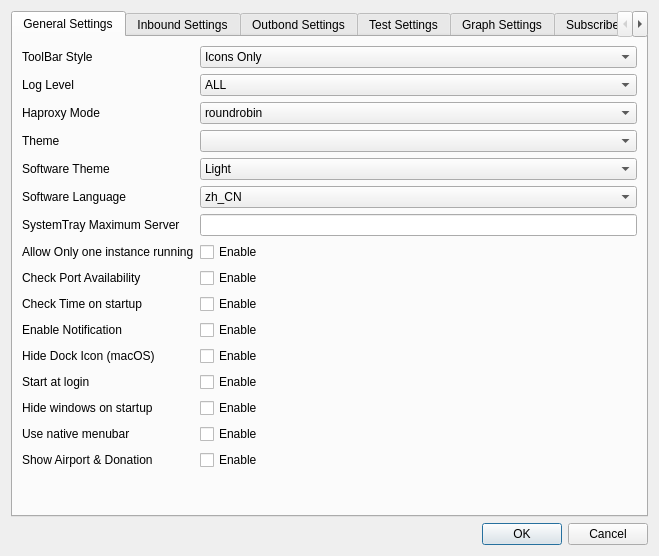
<?xml version="1.0" encoding="UTF-8"?>
<ui version="4.0">
 <class>SettingsDialog</class>
 <widget class="QDialog" name="SettingsDialog">
  <property name="geometry">
   <rect>
    <x>0</x>
    <y>0</y>
    <width>659</width>
    <height>556</height>
   </rect>
  </property>
  <property name="minimumSize">
   <size>
    <width>634</width>
    <height>532</height>
   </size>
  </property>
  <property name="windowTitle">
   <string>Settings</string>
  </property>
  <property name="modal">
   <bool>true</bool>
  </property>
  <layout class="QGridLayout" name="gridLayout">
   <item row="0" column="0">
    <widget class="QTabWidget" name="tabWidget">
     <property name="sizePolicy">
      <sizepolicy hsizetype="Expanding" vsizetype="Expanding">
       <horstretch>0</horstretch>
       <verstretch>0</verstretch>
      </sizepolicy>
     </property>
     <property name="currentIndex">
      <number>0</number>
     </property>
     <widget class="QWidget" name="tab">
      <attribute name="title">
       <string>General Settings</string>
      </attribute>
      <layout class="QGridLayout" name="gridLayout_2">
       <item row="0" column="0">
        <layout class="QFormLayout" name="formLayout">
         <property name="fieldGrowthPolicy">
          <enum>QFormLayout::AllNonFixedFieldsGrow</enum>
         </property>
         <item row="0" column="0">
          <widget class="QLabel" name="toolBarStyleLabel">
           <property name="text">
            <string>ToolBar Style</string>
           </property>
          </widget>
         </item>
         <item row="0" column="1">
          <widget class="QComboBox" name="toolbarStyleComboBox">
           <property name="sizePolicy">
            <sizepolicy hsizetype="Expanding" vsizetype="Fixed">
             <horstretch>0</horstretch>
             <verstretch>0</verstretch>
            </sizepolicy>
           </property>
           <item>
            <property name="text">
             <string>Icons Only</string>
            </property>
           </item>
           <item>
            <property name="text">
             <string>Text Only</string>
            </property>
           </item>
           <item>
            <property name="text">
             <string>Text Alongside Icons</string>
            </property>
           </item>
           <item>
            <property name="text">
             <string>Text Under Icons</string>
            </property>
           </item>
           <item>
            <property name="text">
             <string>System Style</string>
            </property>
           </item>
          </widget>
         </item>
         <item row="1" column="0">
          <widget class="QLabel" name="logLevelLabel">
           <property name="text">
            <string>Log Level</string>
           </property>
          </widget>
         </item>
         <item row="1" column="1">
          <widget class="QComboBox" name="logLevelComboBox">
           <property name="sizePolicy">
            <sizepolicy hsizetype="Expanding" vsizetype="Fixed">
             <horstretch>0</horstretch>
             <verstretch>0</verstretch>
            </sizepolicy>
           </property>
           <item>
            <property name="text">
             <string>ALL</string>
            </property>
           </item>
           <item>
            <property name="text">
             <string>INFO</string>
            </property>
           </item>
           <item>
            <property name="text">
             <string>WARN</string>
            </property>
           </item>
           <item>
            <property name="text">
             <string>ERROR</string>
            </property>
           </item>
           <item>
            <property name="text">
             <string>FATAL</string>
            </property>
           </item>
           <item>
            <property name="text">
             <string>OFF</string>
            </property>
           </item>
          </widget>
         </item>
         <item row="2" column="0">
          <widget class="QLabel" name="haproxyModeLabel">
           <property name="text">
            <string>Haproxy Mode</string>
           </property>
          </widget>
         </item>
         <item row="2" column="1">
          <widget class="QComboBox" name="haproxyModeComboBox">
           <property name="sizePolicy">
            <sizepolicy hsizetype="Expanding" vsizetype="Fixed">
             <horstretch>0</horstretch>
             <verstretch>0</verstretch>
            </sizepolicy>
           </property>
           <item>
            <property name="text">
             <string>roundrobin</string>
            </property>
           </item>
           <item>
            <property name="text">
             <string>leastconn</string>
            </property>
           </item>
           <item>
            <property name="text">
             <string>source</string>
            </property>
           </item>
          </widget>
         </item>
         <item row="3" column="0">
          <widget class="QLabel" name="label_3">
           <property name="text">
            <string>Theme</string>
           </property>
          </widget>
         </item>
         <item row="3" column="1">
          <widget class="QComboBox" name="themeComboBox"/>
         </item>
         <item row="6" column="0">
          <widget class="QLabel" name="label_23">
           <property name="text">
            <string>SystemTray Maximum Server</string>
           </property>
          </widget>
         </item>
         <item row="6" column="1">
          <widget class="QLineEdit" name="systemTrayMaximumServerEdit"/>
         </item>
         <item row="7" column="0">
          <widget class="QLabel" name="onlyOneInstanceLabel">
           <property name="text">
            <string>Allow Only one instance running</string>
           </property>
          </widget>
         </item>
         <item row="7" column="1">
          <widget class="QCheckBox" name="oneInstanceCheckBox">
           <property name="text">
            <string>Enable</string>
           </property>
          </widget>
         </item>
         <item row="8" column="0">
          <widget class="QLabel" name="checkPortAvailabilityLabel">
           <property name="text">
            <string>Check Port Availability</string>
           </property>
          </widget>
         </item>
         <item row="8" column="1">
          <widget class="QCheckBox" name="availabilityCheckBox">
           <property name="text">
            <string>Enable</string>
           </property>
          </widget>
         </item>
         <item row="10" column="0">
          <widget class="QLabel" name="enableNotificationLabel">
           <property name="text">
            <string>Enable Notification</string>
           </property>
          </widget>
         </item>
         <item row="10" column="1">
          <widget class="QCheckBox" name="enableNotificationCheckBox">
           <property name="text">
            <string>Enable</string>
           </property>
          </widget>
         </item>
         <item row="11" column="0">
          <widget class="QLabel" name="hideDockIconLabel">
           <property name="text">
            <string>Hide Dock Icon (macOS)</string>
           </property>
          </widget>
         </item>
         <item row="11" column="1">
          <widget class="QCheckBox" name="hideDockIconCheckBox">
           <property name="text">
            <string>Enable</string>
           </property>
          </widget>
         </item>
         <item row="12" column="0">
          <widget class="QLabel" name="startAtLoginLabel">
           <property name="text">
            <string>Start at login</string>
           </property>
          </widget>
         </item>
         <item row="12" column="1">
          <widget class="QCheckBox" name="startAtLoginCheckbox">
           <property name="text">
            <string>Enable</string>
           </property>
          </widget>
         </item>
         <item row="13" column="0">
          <widget class="QLabel" name="hideWindowsOnStartupLabel">
           <property name="text">
            <string>Hide windows on startup</string>
           </property>
          </widget>
         </item>
         <item row="13" column="1">
          <widget class="QCheckBox" name="hideCheckBox">
           <property name="text">
            <string>Enable</string>
           </property>
          </widget>
         </item>
         <item row="14" column="0">
          <widget class="QLabel" name="useNativeMenuBar">
           <property name="text">
            <string>Use native menubar</string>
           </property>
          </widget>
         </item>
         <item row="14" column="1">
          <widget class="QCheckBox" name="nativeMenuBarCheckBox">
           <property name="text">
            <string>Enable</string>
           </property>
          </widget>
         </item>
         <item row="15" column="0">
          <widget class="QLabel" name="label_13">
           <property name="text">
            <string>Show Airport &amp; Donation</string>
           </property>
          </widget>
         </item>
         <item row="15" column="1">
          <widget class="QCheckBox" name="showAirportAndDonationCB">
           <property name="text">
            <string>Enable</string>
           </property>
          </widget>
         </item>
         <item row="4" column="0">
          <widget class="QLabel" name="label_8">
           <property name="text">
            <string>Software Theme</string>
           </property>
          </widget>
         </item>
         <item row="4" column="1">
          <widget class="QComboBox" name="systemThemeCB">
           <item>
            <property name="text">
             <string>Light</string>
            </property>
           </item>
           <item>
            <property name="text">
             <string>Dark</string>
            </property>
           </item>
           <item>
            <property name="text">
             <string>Follow System</string>
            </property>
           </item>
          </widget>
         </item>
         <item row="5" column="0">
          <widget class="QLabel" name="label_24">
           <property name="text">
            <string>Software Language</string>
           </property>
          </widget>
         </item>
         <item row="5" column="1">
          <widget class="QComboBox" name="languageCB">
           <item>
            <property name="text">
             <string>zh_CN</string>
            </property>
           </item>
           <item>
            <property name="text">
             <string>zh_TW</string>
            </property>
           </item>
           <item>
            <property name="text">
             <string>en_US</string>
            </property>
           </item>
           <item>
            <property name="text">
             <string>ja_JP</string>
            </property>
           </item>
           <item>
            <property name="text">
             <string>Follow System</string>
            </property>
           </item>
          </widget>
         </item>
         <item row="9" column="0">
          <widget class="QLabel" name="label_43">
           <property name="text">
            <string>Check Time on startup</string>
           </property>
          </widget>
         </item>
         <item row="9" column="1">
          <widget class="QCheckBox" name="checkTimeOnStartupCB">
           <property name="text">
            <string>Enable</string>
           </property>
          </widget>
         </item>
        </layout>
       </item>
      </layout>
     </widget>
     <widget class="QWidget" name="widget">
      <attribute name="title">
       <string>Inbound Settings</string>
      </attribute>
      <layout class="QGridLayout" name="gridLayout_3">
       <item row="0" column="0">
        <layout class="QFormLayout" name="formLayout_2">
         <property name="fieldGrowthPolicy">
          <enum>QFormLayout::AllNonFixedFieldsGrow</enum>
         </property>
         <item row="0" column="0">
          <widget class="QLabel" name="label_10">
           <property name="text">
            <string>Enable Http Proxy</string>
           </property>
          </widget>
         </item>
         <item row="0" column="1">
          <widget class="QCheckBox" name="enableHttpProxyCheckBox">
           <property name="text">
            <string>Enable</string>
           </property>
          </widget>
         </item>
         <item row="1" column="0">
          <widget class="QLabel" name="label_11">
           <property name="text">
            <string>Enable IPV6 Support</string>
           </property>
          </widget>
         </item>
         <item row="1" column="1">
          <widget class="QCheckBox" name="enableIPV6SupportCheckBox">
           <property name="text">
            <string>Enable</string>
           </property>
          </widget>
         </item>
         <item row="2" column="0">
          <widget class="QLabel" name="label_12">
           <property name="text">
            <string>Share Over LAN</string>
           </property>
          </widget>
         </item>
         <item row="2" column="1">
          <widget class="QCheckBox" name="shareOverLANCheckBox">
           <property name="text">
            <string>Enable</string>
           </property>
          </widget>
         </item>
         <item row="4" column="0">
          <widget class="QLabel" name="label_14">
           <property name="text">
            <string>Sock5 Port</string>
           </property>
          </widget>
         </item>
         <item row="4" column="1">
          <widget class="QLineEdit" name="socks5PortLineEdit"/>
         </item>
         <item row="5" column="0">
          <widget class="QLabel" name="label_15">
           <property name="text">
            <string>Http Port</string>
           </property>
          </widget>
         </item>
         <item row="5" column="1">
          <widget class="QLineEdit" name="httpPortLineEdit"/>
         </item>
         <item row="6" column="0">
          <widget class="QLabel" name="label_16">
           <property name="text">
            <string>PAC Port</string>
           </property>
          </widget>
         </item>
         <item row="6" column="1">
          <widget class="QLineEdit" name="pacPortLineEdit"/>
         </item>
         <item row="8" column="0">
          <widget class="QLabel" name="label_18">
           <property name="text">
            <string>Haproxy Port</string>
           </property>
          </widget>
         </item>
         <item row="8" column="1">
          <widget class="QLineEdit" name="haproxyPortLineEdit"/>
         </item>
         <item row="9" column="0">
          <widget class="QLabel" name="label_19">
           <property name="text">
            <string>Haproxy Status Port</string>
           </property>
          </widget>
         </item>
         <item row="9" column="1">
          <widget class="QLineEdit" name="haproxyStatusPortLineEdit"/>
         </item>
         <item row="3" column="0">
          <widget class="QLabel" name="label_35">
           <property name="text">
            <string>Inbound Sniffing</string>
           </property>
          </widget>
         </item>
         <item row="3" column="1">
          <widget class="QCheckBox" name="inboundSniffingCB">
           <property name="text">
            <string>Enable</string>
           </property>
          </widget>
         </item>
         <item row="7" column="0">
          <widget class="QLabel" name="label_44">
           <property name="text">
            <string>Redirector Port</string>
           </property>
          </widget>
         </item>
         <item row="7" column="1">
          <widget class="QLineEdit" name="redirectorPortLineEdit"/>
         </item>
        </layout>
       </item>
      </layout>
     </widget>
     <widget class="QWidget" name="tab_2">
      <attribute name="title">
       <string>Outbond Settings</string>
      </attribute>
      <layout class="QGridLayout" name="gridLayout_4">
       <item row="0" column="0">
        <layout class="QFormLayout" name="formLayout_4">
         <property name="fieldGrowthPolicy">
          <enum>QFormLayout::ExpandingFieldsGrow</enum>
         </property>
         <item row="3" column="0">
          <widget class="QLabel" name="label_26">
           <property name="text">
            <string>Forward Proxy</string>
           </property>
          </widget>
         </item>
         <item row="5" column="0">
          <widget class="QLabel" name="label_27">
           <property name="text">
            <string>IP Address</string>
           </property>
          </widget>
         </item>
         <item row="6" column="0">
          <widget class="QLabel" name="label_30">
           <property name="text">
            <string>Port</string>
           </property>
          </widget>
         </item>
         <item row="7" column="0">
          <widget class="QLabel" name="label_28">
           <property name="text">
            <string>Authentication</string>
           </property>
          </widget>
         </item>
         <item row="8" column="0">
          <widget class="QLabel" name="label_31">
           <property name="text">
            <string>Username</string>
           </property>
          </widget>
         </item>
         <item row="8" column="1">
          <widget class="QLineEdit" name="forwardProxyUsername"/>
         </item>
         <item row="9" column="0">
          <widget class="QLabel" name="label_32">
           <property name="text">
            <string>Password</string>
           </property>
          </widget>
         </item>
         <item row="9" column="1">
          <widget class="QLineEdit" name="forwardProxyPassword"/>
         </item>
         <item row="4" column="0">
          <widget class="QLabel" name="label_33">
           <property name="text">
            <string>Type</string>
           </property>
          </widget>
         </item>
         <item row="3" column="1">
          <widget class="QCheckBox" name="forwardProxyCheckBox">
           <property name="text">
            <string>Enable</string>
           </property>
          </widget>
         </item>
         <item row="4" column="1">
          <widget class="QComboBox" name="forwardProxyTypeComboBox">
           <property name="sizePolicy">
            <sizepolicy hsizetype="Expanding" vsizetype="Fixed">
             <horstretch>0</horstretch>
             <verstretch>0</verstretch>
            </sizepolicy>
           </property>
           <item>
            <property name="text">
             <string>http</string>
            </property>
           </item>
           <item>
            <property name="text">
             <string>socks5</string>
            </property>
           </item>
          </widget>
         </item>
         <item row="5" column="1">
          <widget class="QLineEdit" name="forwardProxyIpAddressLineEdit"/>
         </item>
         <item row="6" column="1">
          <widget class="QLineEdit" name="forwardProxyPortLineEdit"/>
         </item>
         <item row="7" column="1">
          <widget class="QCheckBox" name="forwardProxyAuthenticationCheckBox">
           <property name="text">
            <string>Enable</string>
           </property>
          </widget>
         </item>
         <item row="0" column="0">
          <widget class="QLabel" name="label_34">
           <property name="text">
            <string>Bypass Bittorrent Traffic</string>
           </property>
          </widget>
         </item>
         <item row="0" column="1">
          <widget class="QCheckBox" name="bypassBittorrentCB">
           <property name="text">
            <string>Enable</string>
           </property>
          </widget>
         </item>
         <item row="2" column="0">
          <widget class="QLabel" name="label_36">
           <property name="text">
            <string>Bypass China Mainland</string>
           </property>
          </widget>
         </item>
         <item row="2" column="1">
          <widget class="QCheckBox" name="bypassChinaMainlandCB">
           <property name="text">
            <string>Enable</string>
           </property>
          </widget>
         </item>
         <item row="1" column="0">
          <widget class="QLabel" name="label_37">
           <property name="text">
            <string>Bypass Private Address</string>
           </property>
          </widget>
         </item>
         <item row="1" column="1">
          <widget class="QCheckBox" name="bypassPrivateAddressCB">
           <property name="text">
            <string>Enable</string>
           </property>
          </widget>
         </item>
        </layout>
       </item>
      </layout>
     </widget>
     <widget class="QWidget" name="tab_7">
      <attribute name="title">
       <string>Test Settings</string>
      </attribute>
      <layout class="QGridLayout" name="gridLayout_9">
       <item row="0" column="0">
        <layout class="QFormLayout" name="formLayout_7">
         <item row="0" column="0">
          <widget class="QLabel" name="label_22">
           <property name="text">
            <string>Latency Test Method</string>
           </property>
          </widget>
         </item>
         <item row="0" column="1">
          <widget class="QComboBox" name="latencyTestMethodCB">
           <item>
            <property name="text">
             <string>TCP</string>
            </property>
           </item>
           <item>
            <property name="text">
             <string>CONNECT</string>
            </property>
           </item>
          </widget>
         </item>
         <item row="1" column="0">
          <widget class="QLabel" name="label_25">
           <property name="text">
            <string>Real Lantency Test Url</string>
           </property>
          </widget>
         </item>
         <item row="1" column="1">
          <widget class="QLineEdit" name="realLatencyTestUrlEdit"/>
         </item>
         <item row="2" column="0">
          <widget class="QLabel" name="label_29">
           <property name="text">
            <string>Speed Test Url</string>
           </property>
          </widget>
         </item>
         <item row="2" column="1">
          <widget class="QLineEdit" name="speedTestUrlEdit"/>
         </item>
        </layout>
       </item>
      </layout>
     </widget>
     <widget class="QWidget" name="tab_6">
      <attribute name="title">
       <string>Graph Settings</string>
      </attribute>
      <layout class="QGridLayout" name="gridLayout_8">
       <item row="0" column="0">
        <layout class="QFormLayout" name="formLayout_6">
         <item row="2" column="0">
          <widget class="QLabel" name="label_17">
           <property name="text">
            <string>Proxy Download Speed Color</string>
           </property>
          </widget>
         </item>
         <item row="2" column="1">
          <widget class="QtColorPicker" name="proxyDownloadColorPicker" native="true">
           <property name="sizePolicy">
            <sizepolicy hsizetype="Expanding" vsizetype="Preferred">
             <horstretch>0</horstretch>
             <verstretch>0</verstretch>
            </sizepolicy>
           </property>
           <property name="text" stdset="0">
            <string>PushButton</string>
           </property>
          </widget>
         </item>
         <item row="3" column="0">
          <widget class="QLabel" name="label_20">
           <property name="text">
            <string>Proxy Upload Speed Color</string>
           </property>
          </widget>
         </item>
         <item row="3" column="1">
          <widget class="QtColorPicker" name="proxyUploadColorPicker" native="true">
           <property name="sizePolicy">
            <sizepolicy hsizetype="Expanding" vsizetype="Preferred">
             <horstretch>0</horstretch>
             <verstretch>0</verstretch>
            </sizepolicy>
           </property>
           <property name="text" stdset="0">
            <string>PushButton</string>
           </property>
          </widget>
         </item>
         <item row="4" column="0">
          <widget class="QLabel" name="label_40">
           <property name="text">
            <string>Direct Download Speed Color</string>
           </property>
          </widget>
         </item>
         <item row="4" column="1">
          <widget class="QtColorPicker" name="directDownloadColorPicker" native="true"/>
         </item>
         <item row="5" column="0">
          <widget class="QLabel" name="label_42">
           <property name="text">
            <string>Direct Upload Speed Color</string>
           </property>
          </widget>
         </item>
         <item row="5" column="1">
          <widget class="QtColorPicker" name="directUploadColorPicker" native="true"/>
         </item>
         <item row="0" column="0">
          <widget class="QLabel" name="label_38">
           <property name="text">
            <string>Detail Outbound Proxy Traffic</string>
           </property>
          </widget>
         </item>
         <item row="1" column="0">
          <widget class="QLabel" name="label_41">
           <property name="text">
            <string>Detail Outbound Direct Traffic</string>
           </property>
          </widget>
         </item>
         <item row="0" column="1">
          <widget class="QCheckBox" name="detailOutboundProxyCB">
           <property name="text">
            <string>Enable</string>
           </property>
          </widget>
         </item>
         <item row="1" column="1">
          <widget class="QCheckBox" name="detailOutboundDirectCB">
           <property name="text">
            <string>Enable</string>
           </property>
          </widget>
         </item>
        </layout>
       </item>
      </layout>
     </widget>
     <widget class="QWidget" name="tab_4">
      <attribute name="title">
       <string>Subscribe Settings</string>
      </attribute>
      <layout class="QGridLayout" name="gridLayout_5">
       <item row="0" column="0">
        <layout class="QFormLayout" name="formLayout_5">
         <property name="fieldGrowthPolicy">
          <enum>QFormLayout::ExpandingFieldsGrow</enum>
         </property>
         <item row="0" column="0">
          <widget class="QLabel" name="trojanBackendLabel_2">
           <property name="text">
            <string>GFWList Update Url</string>
           </property>
          </widget>
         </item>
         <item row="0" column="1">
          <widget class="QComboBox" name="gfwlistUpdateUrlComboBox">
           <property name="sizePolicy">
            <sizepolicy hsizetype="Expanding" vsizetype="Fixed">
             <horstretch>0</horstretch>
             <verstretch>0</verstretch>
            </sizepolicy>
           </property>
           <item>
            <property name="text">
             <string>gfwlist/gfwlist</string>
            </property>
           </item>
           <item>
            <property name="text">
             <string>Loukky/gfwlist-by-loukky</string>
            </property>
           </item>
           <item>
            <property name="text">
             <string>Local File</string>
            </property>
           </item>
          </widget>
         </item>
         <item row="1" column="0">
          <widget class="QLabel" name="enableAPILabel_2">
           <property name="text">
            <string>Update User Agent</string>
           </property>
          </widget>
         </item>
         <item row="1" column="1">
          <widget class="QLineEdit" name="updateUserAgentLineEdit"/>
         </item>
         <item row="2" column="0">
          <widget class="QLabel" name="apiPortLabel_2">
           <property name="text">
            <string>Filter Keyword (,)</string>
           </property>
          </widget>
         </item>
         <item row="2" column="1">
          <widget class="QLineEdit" name="filterKeywordLineEdit"/>
         </item>
         <item row="3" column="0">
          <widget class="QLabel" name="label_2">
           <property name="text">
            <string>Maximum</string>
           </property>
          </widget>
         </item>
         <item row="3" column="1">
          <widget class="QLineEdit" name="maximumSubscribe"/>
         </item>
         <item row="5" column="0">
          <widget class="QLabel" name="label_5">
           <property name="text">
            <string>Overwrite AllowInsecure</string>
           </property>
          </widget>
         </item>
         <item row="5" column="1">
          <widget class="QCheckBox" name="overwriteAllowInsecureCB">
           <property name="text">
            <string>Overwrite</string>
           </property>
          </widget>
         </item>
         <item row="6" column="0">
          <widget class="QLabel" name="label_6">
           <property name="text">
            <string>Overwrite AllowInsecureCiphers</string>
           </property>
          </widget>
         </item>
         <item row="6" column="1">
          <widget class="QCheckBox" name="overwriteAllowInsecureCiphersCB">
           <property name="text">
            <string>Overwrite</string>
           </property>
          </widget>
         </item>
         <item row="7" column="0">
          <widget class="QLabel" name="label_7">
           <property name="text">
            <string>Overwirte TcpFastOpen</string>
           </property>
          </widget>
         </item>
         <item row="7" column="1">
          <widget class="QCheckBox" name="overwriteTcpFastOpenCB">
           <property name="text">
            <string>Overwrite</string>
           </property>
          </widget>
         </item>
         <item row="4" column="0">
          <widget class="QLabel" name="label_9">
           <property name="text">
            <string>Auto fetch group name</string>
           </property>
          </widget>
         </item>
         <item row="4" column="1">
          <widget class="QCheckBox" name="autoFetchGroupnameCB">
           <property name="text">
            <string>Enable</string>
           </property>
          </widget>
         </item>
        </layout>
       </item>
      </layout>
     </widget>
     <widget class="QWidget" name="tab_5">
      <attribute name="title">
       <string>Router Settings</string>
      </attribute>
      <layout class="QGridLayout" name="gridLayout_7">
       <item row="0" column="0">
        <layout class="QGridLayout" name="routeSettingsLayout"/>
       </item>
      </layout>
     </widget>
     <widget class="QWidget" name="tab_3">
      <attribute name="title">
       <string>Core Settings</string>
      </attribute>
      <layout class="QGridLayout" name="gridLayout_6">
       <item row="0" column="0">
        <layout class="QFormLayout" name="formLayout_3">
         <property name="fieldGrowthPolicy">
          <enum>QFormLayout::ExpandingFieldsGrow</enum>
         </property>
         <item row="0" column="0">
          <widget class="QLabel" name="label">
           <property name="text">
            <string>TLS Fingerprint</string>
           </property>
          </widget>
         </item>
         <item row="0" column="1">
          <widget class="QComboBox" name="tlsFingerprintComboBox">
           <property name="sizePolicy">
            <sizepolicy hsizetype="Expanding" vsizetype="Fixed">
             <horstretch>0</horstretch>
             <verstretch>0</verstretch>
            </sizepolicy>
           </property>
           <item>
            <property name="text">
             <string>none</string>
            </property>
           </item>
           <item>
            <property name="text">
             <string>firefox</string>
            </property>
           </item>
           <item>
            <property name="text">
             <string>chrome</string>
            </property>
           </item>
           <item>
            <property name="text">
             <string>ios</string>
            </property>
           </item>
          </widget>
         </item>
         <item row="1" column="0">
          <widget class="QLabel" name="enableRouterLabel">
           <property name="text">
            <string>Enable Router</string>
           </property>
          </widget>
         </item>
         <item row="1" column="1">
          <widget class="QCheckBox" name="enableRouterCheckBox">
           <property name="text">
            <string>Enable</string>
           </property>
          </widget>
         </item>
         <item row="2" column="0">
          <widget class="QLabel" name="enableAPILabel">
           <property name="text">
            <string>Enable API</string>
           </property>
          </widget>
         </item>
         <item row="2" column="1">
          <widget class="QCheckBox" name="enableAPICheckBox">
           <property name="text">
            <string>Enable</string>
           </property>
          </widget>
         </item>
         <item row="3" column="0">
          <widget class="QLabel" name="label_39">
           <property name="text">
            <string>Count Outbound Traffic</string>
           </property>
          </widget>
         </item>
         <item row="3" column="1">
          <widget class="QCheckBox" name="countOutboundTrafficCB">
           <property name="text">
            <string>Enable</string>
           </property>
          </widget>
         </item>
         <item row="4" column="0">
          <widget class="QLabel" name="label_21">
           <property name="text">
            <string>Geo Path</string>
           </property>
          </widget>
         </item>
         <item row="4" column="1">
          <widget class="QLineEdit" name="geoPathEdit"/>
         </item>
         <item row="5" column="0">
          <widget class="QLabel" name="apiPortLabel">
           <property name="text">
            <string>API Port</string>
           </property>
          </widget>
         </item>
         <item row="5" column="1">
          <widget class="QLineEdit" name="apiPortLineEdit"/>
         </item>
         <item row="6" column="0">
          <widget class="QLabel" name="certLabel">
           <property name="text">
            <string>Cert</string>
           </property>
          </widget>
         </item>
         <item row="6" column="1">
          <widget class="QLineEdit" name="certLineEdit"/>
         </item>
         <item row="7" column="0">
          <widget class="QLabel" name="cipherLabel">
           <property name="text">
            <string>Cipher</string>
           </property>
          </widget>
         </item>
         <item row="7" column="1">
          <widget class="QLineEdit" name="cipherLineEdit"/>
         </item>
         <item row="8" column="0">
          <widget class="QLabel" name="cipherTLS13Label">
           <property name="text">
            <string>Cipher TLS13</string>
           </property>
          </widget>
         </item>
         <item row="8" column="1">
          <widget class="QLineEdit" name="cipherTLS13LineEdit"/>
         </item>
         <item row="9" column="0">
          <widget class="QLabel" name="label_4">
           <property name="text">
            <string>Buffer Size</string>
           </property>
          </widget>
         </item>
         <item row="9" column="1">
          <widget class="QLineEdit" name="bufferSizeLineEdit"/>
         </item>
        </layout>
       </item>
      </layout>
     </widget>
    </widget>
   </item>
   <item row="1" column="0">
    <widget class="QDialogButtonBox" name="buttonBox">
     <property name="standardButtons">
      <set>QDialogButtonBox::Cancel|QDialogButtonBox::Ok</set>
     </property>
    </widget>
   </item>
  </layout>
 </widget>
 <customwidgets>
  <customwidget>
   <class>QtColorPicker</class>
   <extends>QWidget</extends>
   <header>qtcolorpicker.h</header>
  </customwidget>
 </customwidgets>
 <resources/>
 <connections>
  <connection>
   <sender>buttonBox</sender>
   <signal>rejected()</signal>
   <receiver>SettingsDialog</receiver>
   <slot>reject()</slot>
   <hints>
    <hint type="sourcelabel">
     <x>486</x>
     <y>375</y>
    </hint>
    <hint type="destinationlabel">
     <x>288</x>
     <y>198</y>
    </hint>
   </hints>
  </connection>
 </connections>
</ui>
